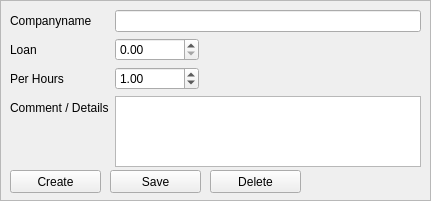
      <widget class="QFrame" name="frame_4">
       <property name="geometry">
        <rect>
         <x>0</x>
         <y>0</y>
         <width>431</width>
         <height>201</height>
        </rect>
       </property>
       <property name="sizePolicy">
        <sizepolicy hsizetype="Expanding" vsizetype="Expanding">
         <horstretch>0</horstretch>
         <verstretch>0</verstretch>
        </sizepolicy>
       </property>
       <property name="frameShape">
        <enum>QFrame::StyledPanel</enum>
       </property>
       <property name="frameShadow">
        <enum>QFrame::Raised</enum>
       </property>
       <widget class="QWidget" name="formLayoutWidget_2">
        <property name="geometry">
         <rect>
          <x>10</x>
          <y>10</y>
          <width>411</width>
          <height>157</height>
         </rect>
        </property>
        <layout class="QFormLayout" name="formLayout_2">
         <property name="sizeConstraint">
          <enum>QLayout::SetMaximumSize</enum>
         </property>
         <property name="fieldGrowthPolicy">
          <enum>QFormLayout::ExpandingFieldsGrow</enum>
         </property>
         <property name="labelAlignment">
          <set>Qt::AlignLeading|Qt::AlignLeft|Qt::AlignVCenter</set>
         </property>
         <item row="0" column="0">
          <widget class="QLabel" name="label_3">
           <property name="text">
            <string>Companyname</string>
           </property>
          </widget>
         </item>
         <item row="0" column="1">
          <widget class="QLineEdit" name="companyname">
           <property name="text">
            <string/>
           </property>
          </widget>
         </item>
         <item row="1" column="0">
          <widget class="QLabel" name="label_4">
           <property name="text">
            <string>Loan</string>
           </property>
          </widget>
         </item>
         <item row="1" column="1">
          <widget class="QDoubleSpinBox" name="loan">
           <property name="decimals">
            <number>2</number>
           </property>
           <property name="maximum">
            <double>99999999.989999994635582</double>
           </property>
          </widget>
         </item>
         <item row="2" column="0">
          <widget class="QLabel" name="label_24">
           <property name="text">
            <string>Per Hours</string>
           </property>
          </widget>
         </item>
         <item row="2" column="1">
          <widget class="QDoubleSpinBox" name="perHours">
           <property name="decimals">
            <number>2</number>
           </property>
           <property name="maximum">
            <double>99999999.989999994635582</double>
           </property>
           <property name="value">
            <double>1.000000000000000</double>
           </property>
          </widget>
         </item>
         <item row="3" column="1">
          <widget class="QTextEdit" name="companydescription"/>
         </item>
         <item row="3" column="0">
          <widget class="QLabel" name="label_35">
           <property name="text">
            <string>Comment / Details</string>
           </property>
          </widget>
         </item>
        </layout>
       </widget>
       <widget class="QPushButton" name="createCompany">
        <property name="geometry">
         <rect>
          <x>10</x>
          <y>170</y>
          <width>91</width>
          <height>23</height>
         </rect>
        </property>
        <property name="text">
         <string>Create</string>
        </property>
       </widget>
       <widget class="QPushButton" name="saveCompany">
        <property name="geometry">
         <rect>
          <x>110</x>
          <y>170</y>
          <width>91</width>
          <height>23</height>
         </rect>
        </property>
        <property name="text">
         <string>Save</string>
        </property>
       </widget>
       <widget class="QPushButton" name="deleteCompany">
        <property name="geometry">
         <rect>
          <x>210</x>
          <y>170</y>
          <width>91</width>
          <height>23</height>
         </rect>
        </property>
        <property name="text">
         <string>Delete</string>
        </property>
       </widget>
      </widget>
